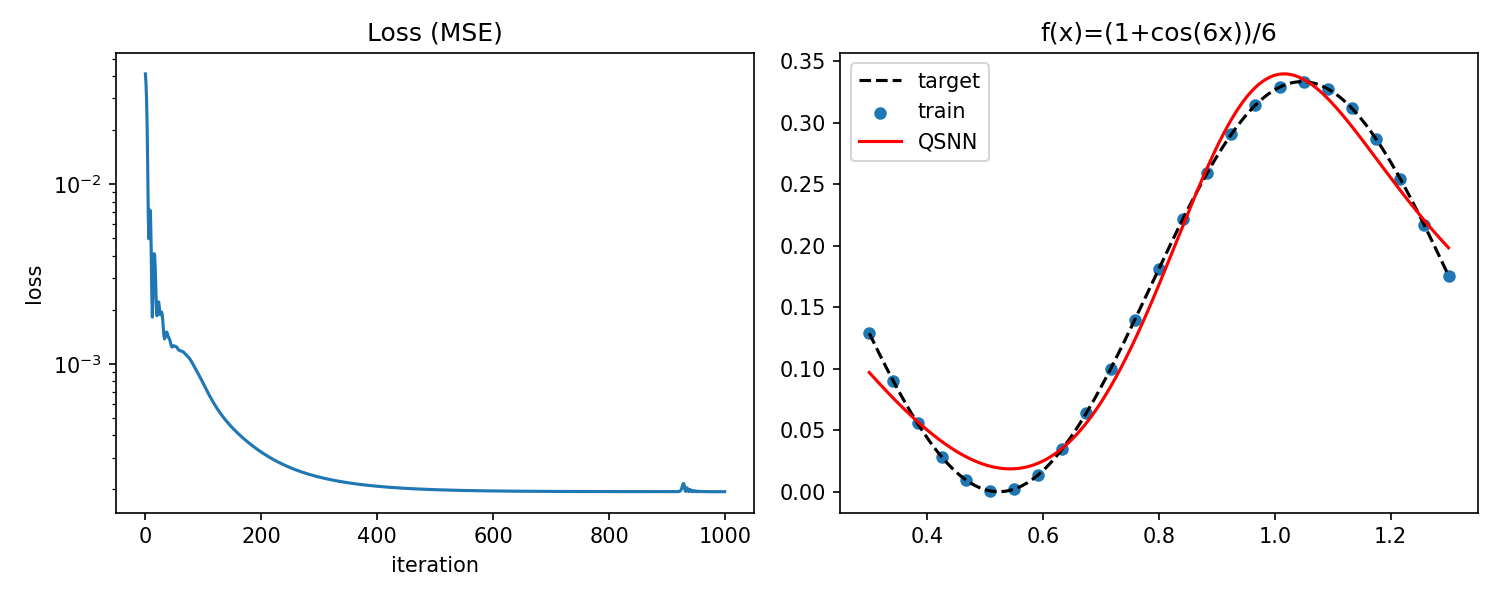

Reproduce this figure in Python.
# train_func_cos6x.py
import torch
import numpy as np
from models import QSNNFunction
import matplotlib.pyplot as plt
import os
os.environ["KMP_DUPLICATE_LIB_OK"] = "TRUE"

def target(x):
    return (1.0 + torch.cos(6.0 * x)) / 6.0

def main():
    device = "cuda" if torch.cuda.is_available() else "cpu"
    torch.manual_seed(0)

    model = QSNNFunction(N_in=10, T=1.0, init_scale=0.05, device=device)
    opt = torch.optim.Adam(model.parameters(), lr=3e-2)

    M = 25
    x_train = torch.linspace(0.3, 1.3, M, device=device)
    y_train = target(x_train)

    losses = []
    steps = 1000  
    for it in range(steps):
        opt.zero_grad()
        yhat_list = []
        for x in x_train:
            yhat, _ = model(x)
            yhat_list.append(yhat)
        yhat = torch.stack(yhat_list)
        loss = torch.mean((yhat - y_train) ** 2)
        loss.backward()
        opt.step()

        losses.append(loss.item())
        if (it + 1) % 200 == 0:
            print(f"it {it+1:5d}  loss={loss.item():.6e}")

    # plot
    with torch.no_grad():
        xs = torch.linspace(0.3, 1.3, 300, device=device)
        yh = torch.stack([model(x)[0] for x in xs]).cpu().numpy()
        yt = target(xs).cpu().numpy()

    plt.figure(figsize=(10,4))
    plt.subplot(1,2,1)
    plt.semilogy(losses)
    plt.title("Loss (MSE)")
    plt.xlabel("iteration")
    plt.ylabel("loss")

    plt.subplot(1,2,2)
    plt.plot(xs.cpu().numpy(), yt, "k--", label="target")
    plt.scatter(x_train.cpu().numpy(), y_train.cpu().numpy(), s=25, label="train")
    plt.plot(xs.cpu().numpy(), yh, "r", label="QSNN")
    plt.title("f(x)=(1+cos(6x))/6")
    plt.legend()
    plt.tight_layout()
    plt.savefig("train_func_cos6x.png", dpi=150)

if __name__ == "__main__":
    main()
